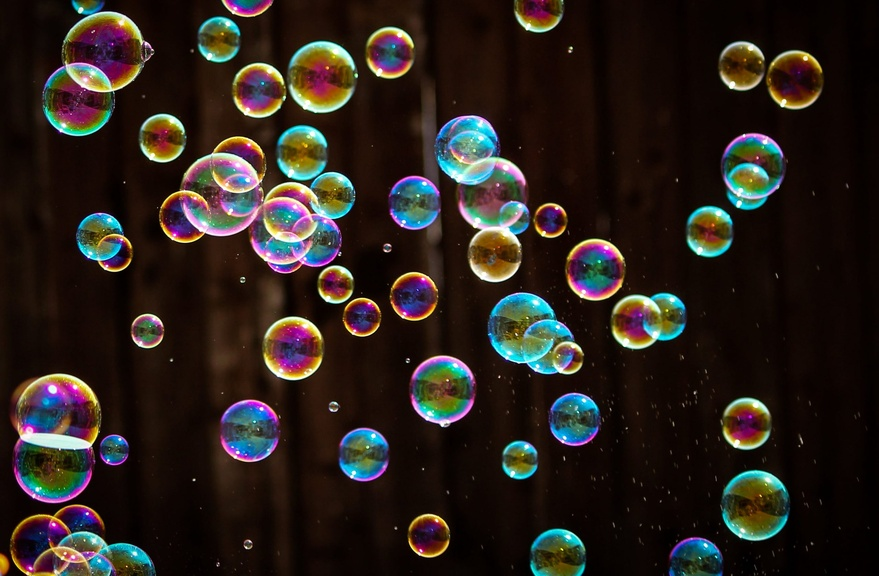
%> input picture Computer Vision/hw4/bubbles.jpeg, 879 x 576 px, shrunk from 2560 x 1678 before the run
$ octave hw4.m   (GNU Octave 9; MATLAB toolbox functions it lacks are replaced by stand-ins)
%> lines starting %> are read from the running program, lines starting %| are printed output that depends on the picture; in (x1, y1, x2, y2) boxes, pixels count from 0 and x2, y2 are one past the last pixel; in counts of white or black regions, pixels touching at a corner belong together; the program's own positions count from 1
%> further down, im is the input picture: size 576x879x3 uint8; mean R, G, B 43, 34.4, 29.1
### Computer Vision/hw4/detectEdges.m
function [edges] = detectEdges(im, threshold)

    im = rgb2gray(im);
%> im: size 576x879 uint8

    % compute gradients
    fil_x = [1 0 -1];
    Gx = imfilter(double(im), fil_x, 'same');
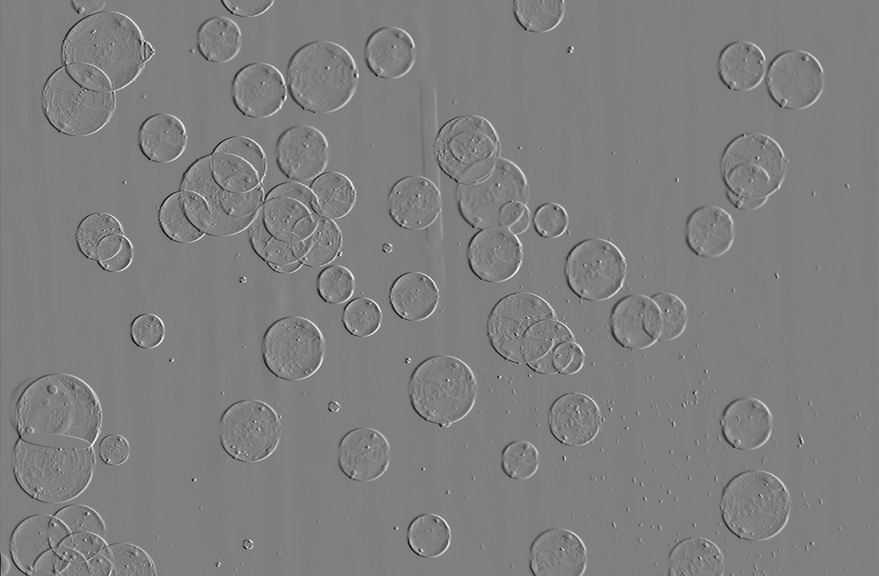
%> Gx: size 576x879 double; min -240, max 240, mean 0; drawn with min black and max white
    fil_y = fil_x';
    Gy = imfilter(double(im), fil_y, 'same');
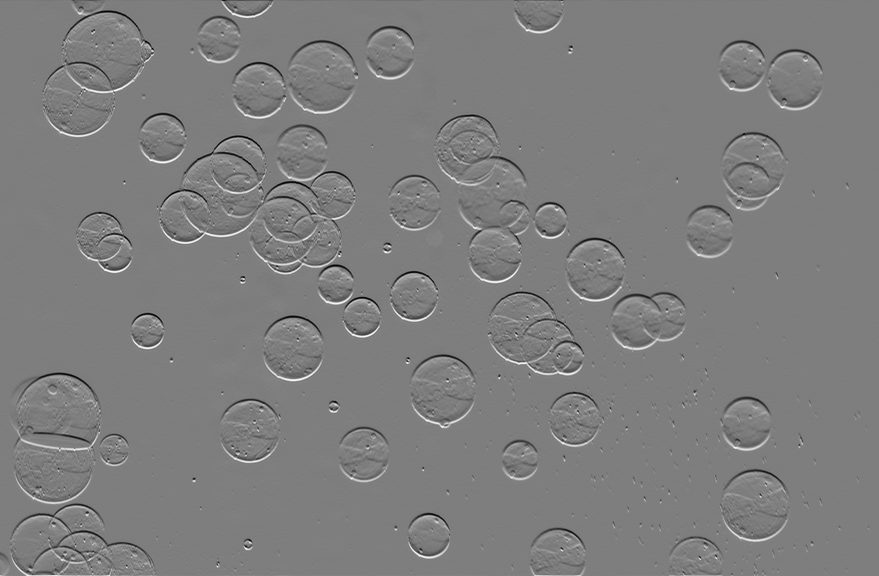
%> Gy: size 576x879 double; min -244, max 248, mean 0; drawn with min black and max white

    % compute gradient magnitude
    grad_mag = sqrt(Gx.^2 + Gy.^2);
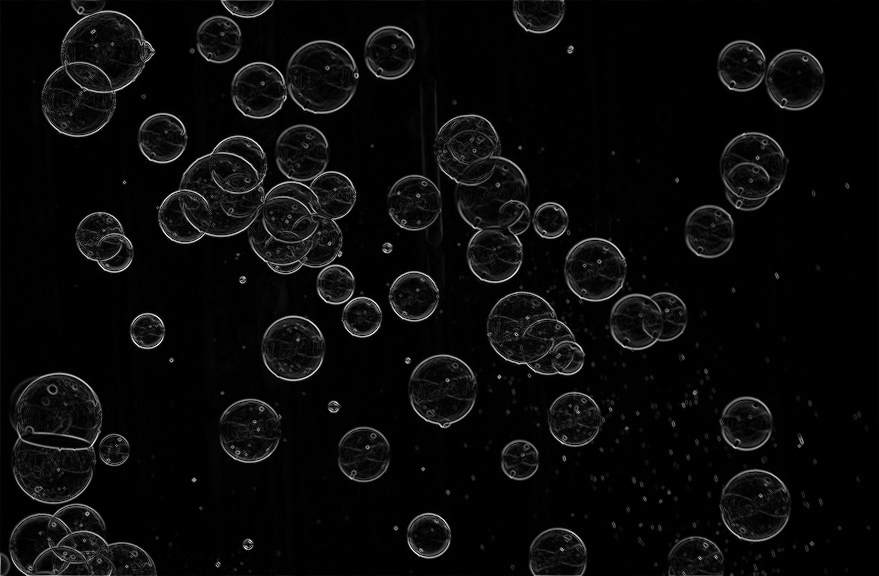
%> grad_mag: size 576x879 double; min 0, max 331, mean 13.4; drawn with min black and max white

    % compute gradient orientation
    grad_orient = atand(Gy ./ Gx);
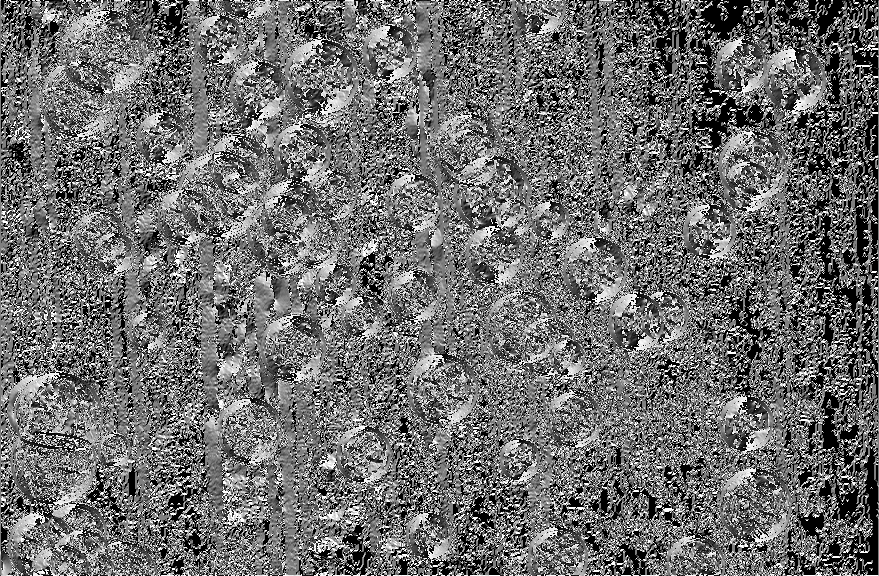
%> grad_orient: size 576x879 double; 12.54% of the values are NaN or infinite; the others: min -90, max 90, mean -0.804; drawn with min black, max white, NaN and infinite black

    % set default threshold (optional)
    if(nargin == 1)
        threshold = 2 * mean(grad_mag(:));
%> threshold = 26.71
    end

    % find edge points
    edge_inds = find(grad_mag(:) >= threshold);
%> edge_inds = 68266 values from 553 to 501073
    [y_inds, x_inds] = ind2sub(size(im), edge_inds);
    edge_mag = grad_mag(edge_inds);
    edge_orient = grad_orient(edge_inds);
    edges = [x_inds y_inds edge_mag edge_orient];

    % display edges
    not_edge_inds = find(grad_mag(:) < threshold);
%> not_edge_inds = 438038 values from 1 to 506304
    im(not_edge_inds) = 0;
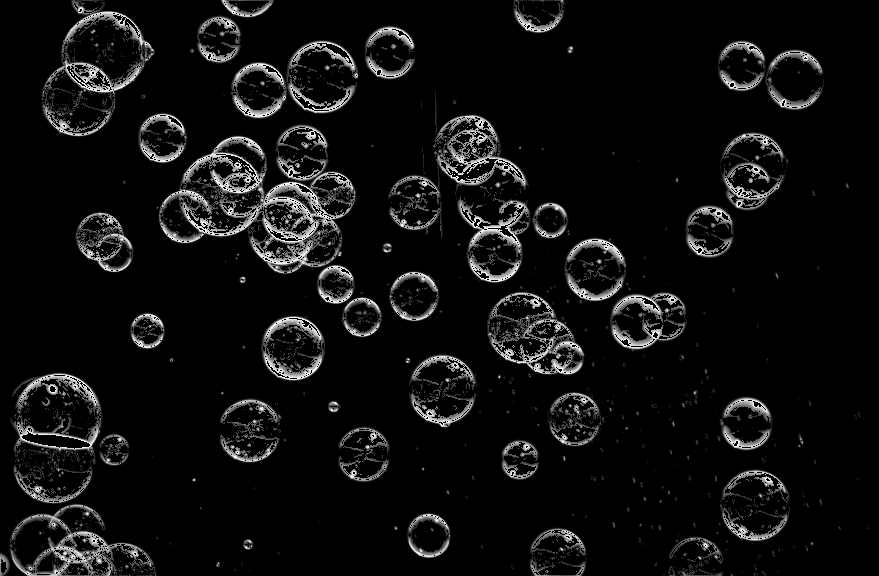
%> im: size 576x879 uint8; min 0, max 255, mean 15.5
    im(edge_inds) = edge_mag;
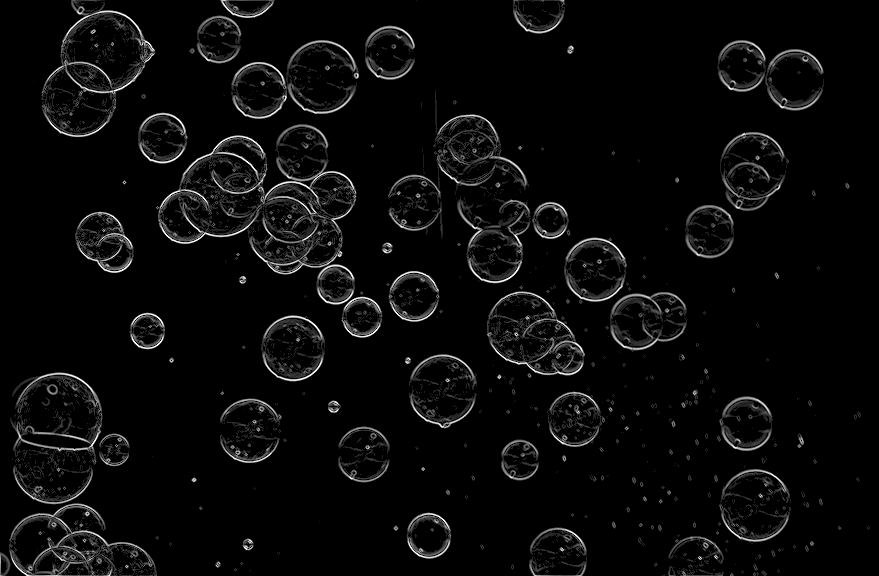
%> im: size 576x879 uint8; 13.43% of pixels changed, all inside (x1, y1, x2, y2) = (0, 0, 870, 576)
    figure; imshow(im)


### Computer Vision/hw4/detectCircles.m
function [centers] = detectCircles(im, edges, radius, top_k)
%> called with radius = 100, top_k = 3

    im = rgb2gray(im);

    quantization_value = 5;

    % initialize hough space bins
    [h, w] = size(im);
%> h = 576; w = 879
    h_bin = ceil(h/quantization_value);
%> h_bin = 116
    w_bin = ceil(w/quantization_value);
%> w_bin = 176
    H = zeros(w_bin, h_bin);

    % initialize center matrix
    centers = [];

    % hough transform for circles
    num_edges = length(edges);
%> num_edges = 68266
    for i = 1:num_edges
        % calculate column and row of hough space
        a = edges(i, 1) - radius * cos(deg2rad(edges(i, 4)));
        b = edges(i, 2) - radius * sin(deg2rad(edges(i, 4)));
        % append a new center (a,b)
        new_center = [a, b];
        % obtain bin indices of a and b
        a_bin = ceil(a/quantization_value);
        b_bin = ceil(b/quantization_value);
        % add vote for according bin
        if (0 < a_bin) && (a_bin <= w_bin) && (0 < b_bin) && (b_bin <= h_bin)
            H(a_bin, b_bin) = H(a_bin, b_bin) + 1;
        end
    end
%> this loop made 68266 passes
%> (a, b, a_bin, b_bin) on passes 1 to 3: (-30, 457.9, -6, 92), (-41.95, 463.7, -8, 93), (-76.27, 491.5, -15, 99)
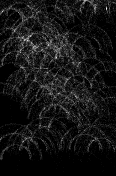
%> H: size 176x116 double; min 0, max 34, mean 2.8; drawn with min black and max white

    % obtain bins with top_k highest votes
%> the run ends on the next line
    [votes, lin_indices] = maxk(H(:), top_k);
    [row_indices, col_indices] = ind2sub(size(H), lin_indices);
    centers = [row_indices * quantization_value - quantization_value/2, col_indices * quantization_value - quantization_value/2];

    % visualize circles
    figure; imshow(im); viscircles(centers, radius * ones(size(centers, 1), 1));
end

### Computer Vision/hw4/hw4.m
%% CSI 4116: Homework 4
% Due: 11/14/2023, 11:59pm

%% Part I
% [16 lines of commented-out code are left out]
im = imread('bubbles.jpeg');
save_filename = 'my_image_circles.png';
radius = 100;   % you need to find the right radius for your image
top_k = 3;   % choose however many circles you want to detect

edges = detectEdges(im);
centers = detectCircles(im, edges, radius, top_k);
